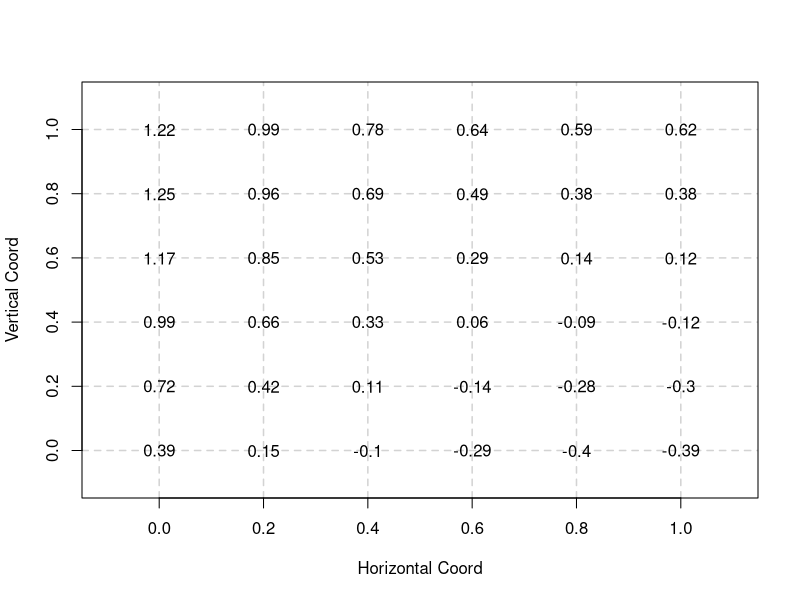

Reproduce this figure in R.
## ---- chunk 1
set.seed(2018)
N <- 36
lscale <- 1
sdgp <- 1
## 单位区域上采样
d <- expand.grid(
  d1 = seq(0, 1, l = sqrt(N)),
  d2 = seq(0, 1, l = sqrt(N))
)
D <- as.matrix(dist(d)) # 计算采样点之间的欧氏距离
phi <- 2 * lscale^2
m <- sdgp^2 * exp(-D^2 / phi) # 多元高斯分布的协方差矩阵  二次幂指数核函数
# powered.exponential (or stable)
# rho(h) = exp[-(h/phi)^kappa] if 0 < kappa <= 2 此处 kappa 固定为 2
S <- MASS::mvrnorm(1, rep(0, N), m) # 产生服从多元高斯分布的随机数
plot(c(-0.1, 1.1), c(-0.1, 1.1),
  type = "n",
  panel.first = grid(lwd = 1.5, lty = 2, col = "lightgray"),
  xlab = "Horizontal Coord", ylab = "Vertical Coord"
)
text(y = d$d1, x = d$d2, labels = round(S, digits = 2), xpd = TRUE)
## ---- chunk 2
library(purrr)
library(kableExtra)
db <- mtcars[, 1:7]
db2 <- cbind(rownames(db), db)
colnames(db2) <- c("Methods", rep(c("Bias", "RMSE"), 3), "")
if (knitr::is_latex_output()) {
  kable(db2,
    format = "latex", booktabs = TRUE, escape = T, row.names = F,
    longtable = FALSE, caption = "第1种类型的统计表格样式",
    linesep = c("", "", "", "", "", "\\midrule")
  ) %>%
    kable_styling(
      latex_options = c("hold_position", "repeat_header"),
      full_width = F, position = "center", repeat_header_method = "replace",
      repeat_header_text = "续表@ref(tab:kable)"
    ) %>%
    add_header_above(c(" ",
      "$\\\\sigma^2$" = 2, "$\\\\phi$" = 2,
      "$\\\\tau^2$" = 2, "$r=\\\\delta/\\\\phi$" = 1
    ), escape = F) %>%
    footnote(
      general_title = "注：", title_format = "italic", threeparttable = T,
      general = "* 星号表示的内容很长"
    )
} else {
  kable(db2,
    format = "html", booktabs = TRUE, escape = T, row.names = F,
    caption = "第1种类型的统计表格样式"
  ) %>%
    kable_styling(
      bootstrap_options = c("basic"),
      full_width = F, position = "center"
    ) %>%
    add_header_above(c("",
      "$\\sigma^2$" = 2, "$\\phi$" = 2,
      "$\\tau^2$" = 2, "$r=\\delta/\\phi$" = 1
    ), escape = F) %>%
    footnote(
      general_title = "注：", title_format = "italic", threeparttable = T,
      general = "* 星号表示的内容很长"
    )
}
